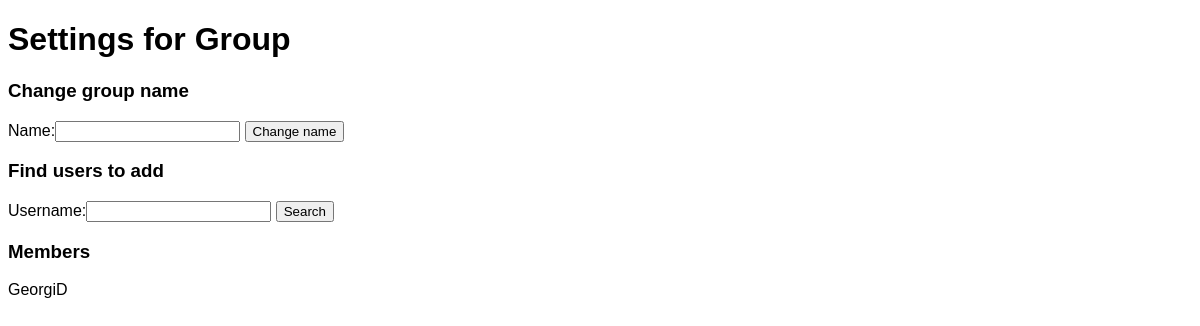
Before: /group_messages/settings/1 (signed in) with the older database file.
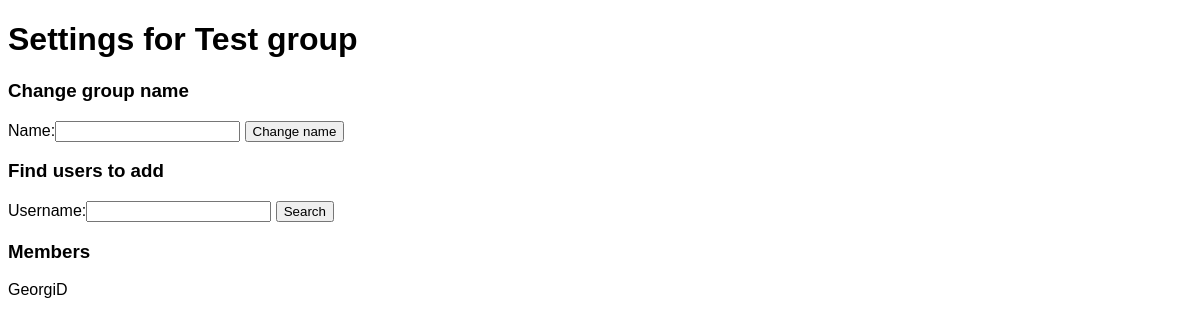
After: the same page with the newer database file.
### Group_messages/models.py (models this page shows)
class Group(models.Model):
    name = models.CharField(max_length=200)
    users = models.ManyToManyField(get_user_model(), related_name='user_groups')
    code = models.CharField(max_length=10, unique=True)

### Group_messages/views.py (the view, shortened to what this page needs)
# urls.py: path('settings/<path:id>', views.settings, name='settings'),
@login_required
def settings(request, id):
    group = Group.objects.get(pk=id)
    name_form = GroupCreationForm()
    find_user_form = FindUserForm()
    if request.user not in group.users.all():
        context = {'error': "You are not a member of this group"}
        return render(request, 'Group_messages/error.html', context)
    users = []
    context = {'group': group, 'name_form': name_form, 'find_user_form': find_user_form, 'users': users}
    return render(request, 'Group_messages/settings.html', context)

### Group_messages/forms.py
class GroupCreationForm(forms.Form):
    name = forms.CharField(max_length=200)

class FindUserForm(forms.Form):
    username = forms.CharField(max_length=200)

### Group_messages/Templates/Group_messages/settings.html (shortened to what this page needs)
{% extends 'base.html' %}
{% block content %}
    <h1>Settings for {{ group.name }}</h1>
    <h3>Change group name</h3>
    <form method="post" action="{% url 'settings' group.pk %}">
        {{ name_form }}
        <button type="submit">Change name</button>
    </form>
    <h3>Find users to add</h3>
    <form method="post" action="{% url 'settings' group.pk %}">
        {{ find_user_form }}
        <button type="submit">Search</button>
    </form>
    <h3>Members</h3>
    {% for user in group.users.all %}
        <p>{{ user.username }}</p>
    {% endfor %}
{% endblock %}

### templates/base.html (shortened to what this page needs)
<!DOCTYPE html>
<html lang="en">
<head>
</head>
<body>
    {% block content %}
    {% endblock %}
</body>
</html>

### templates/base.html (style rules this page uses)
html, body { font-family: 'Source Sans Pro', sans-serif; }

Changed rows visible on the page:
changed Group: name "Group" → "Test group"
